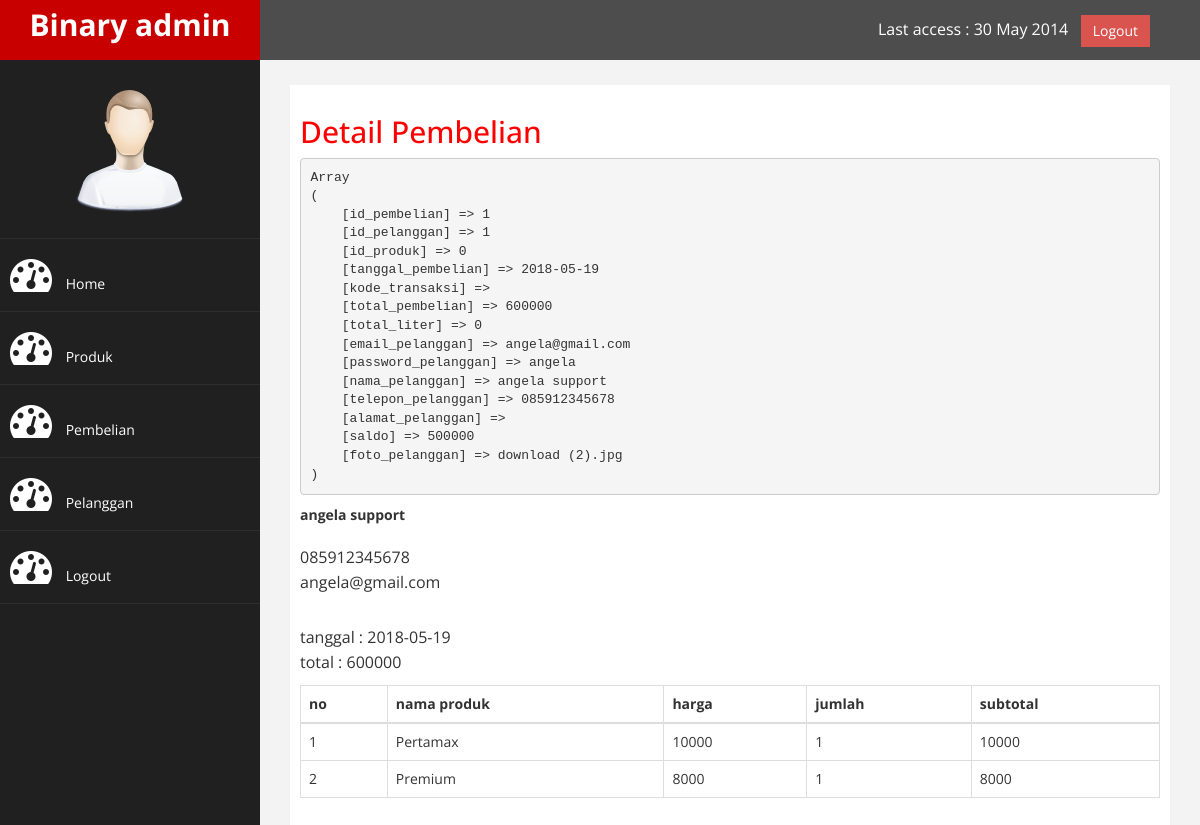
The app's page /admin/index.php?halaman=detail&id=1 (signed in) with its own data.
### tables this page shows
CREATE TABLE `pembelian` (
  `id_pembelian` int(11) NOT NULL,
  `id_pelanggan` int(11) NOT NULL,
  `id_produk` int(11) NOT NULL,
  `tanggal_pembelian` date NOT NULL,
  `kode_transaksi` varchar(8) NOT NULL,
  `total_pembelian` int(11) NOT NULL,
  `total_liter` float NOT NULL
);

CREATE TABLE `pelanggan` (
  `id_pelanggan` int(11) NOT NULL,
  `email_pelanggan` varchar(100) NOT NULL,
  `password_pelanggan` varchar(50) NOT NULL,
  `nama_pelanggan` varchar(100) NOT NULL,
  `telepon_pelanggan` varchar(25) NOT NULL,
  `alamat_pelanggan` text NOT NULL,
  `saldo` int(11) NOT NULL,
  `foto_pelanggan` varchar(250) NOT NULL
);

CREATE TABLE `pembelian_produk` (
  `id_pembelian_produk` int(11) NOT NULL,
  `id_pembelian` int(11) NOT NULL,
  `id_produk` int(11) NOT NULL,
  `jumlah` int(11) NOT NULL,
  `nama` varchar(100) NOT NULL,
  `harga` int(11) NOT NULL,
  `berat` int(11) NOT NULL,
  `subberat` int(11) NOT NULL,
  `subharga` int(11) NOT NULL
);

CREATE TABLE `produk` (
  `id_produk` int(11) NOT NULL,
  `nama_produk` varchar(100) NOT NULL,
  `harga_produk` int(11) NOT NULL,
  `berat_produk` int(11) NOT NULL,
  `foto_produk` varchar(100) NOT NULL,
  `deskripsi_produk` text NOT NULL
);

### admin/detail.php (the view)
<h2>Detail Pembelian</h2>
<?php
$ambil = $koneksi-> query("SELECT * FROM pembelian JOIN pelanggan
	ON pembelian.id_pelanggan = pelanggan.id_pelanggan
	WHERE pembelian.id_pembelian = '$_GET[id]' ");
$detail = $ambil->fetch_assoc();
?>
<pre><?php  print_r($detail); ?></pre>
<strong><?php echo $detail['nama_pelanggan']; ?></strong> <br>
<p>
	<?php echo $detail['telepon_pelanggan']; ?><br>
	<?php echo $detail['email_pelanggan']; ?>
</p>
<p>
	tanggal : <?php  echo $detail['tanggal_pembelian'];?> <br>
	total : <?php echo $detail['total_pembelian']; ?>
</p>
<table class = "table table-bordered">
	<thead>
		<tr>
			<th>no</th>
			<th>nama produk</th>
			<th>harga</th>
			<th>jumlah</th>
			<th>subtotal</th>
		</tr>
	</thead>
	<tbody>
		<?php $nomor = 1; ?>
		<?php $ambil = $koneksi->query("SELECT * FROM pembelian_produk JOIN produk ON pembelian_produk.id_produk=produk.id_produk
			WHERE pembelian_produk.id_pembelian = '$_GET[id]' "); ?>
			<?php while($pecah = $ambil->fetch_assoc()){ ?>
		<tr>
			<td><?php echo $nomor; ?></td>
			<td><?php echo $pecah['nama_produk']; ?></td>
			<td><?php echo $pecah['harga_produk']; ?></td>
			<td><?php echo $pecah['jumlah']; ?></td>
			<td>
				<?php echo $pecah['harga_produk']*$pecah['jumlah']; ?>
			</td>
		</tr>
		<?php $nomor++; ?>
		<?php } ?>
	</tbody>
</table>

### admin/assets/css/custom.css (style rules this page uses)
body { font-family: 'Open Sans', sans-serif; }
h2 { color: #f00; }
p { font-size:16px; line-height:25px; padding-top:20px; }

### records on screen
pembelian: id_pelanggan.nama_pelanggan "angela support", id_pelanggan.telepon_pelanggan "085912345678", id_pelanggan.email_pelanggan "angela@gmail.com", tanggal_pembelian "2018-05-19", total_pembelian "600000"
pembelian_produk: id_produk.nama_produk "Pertamax", id_produk.harga_produk "10000", jumlah "1", $pecah['harga_produk']*$pecah['jumlah'] "10000"
pembelian_produk: id_produk.nama_produk "Premium", id_produk.harga_produk "8000", jumlah "1", $pecah['harga_produk']*$pecah['jumlah'] "8000"
